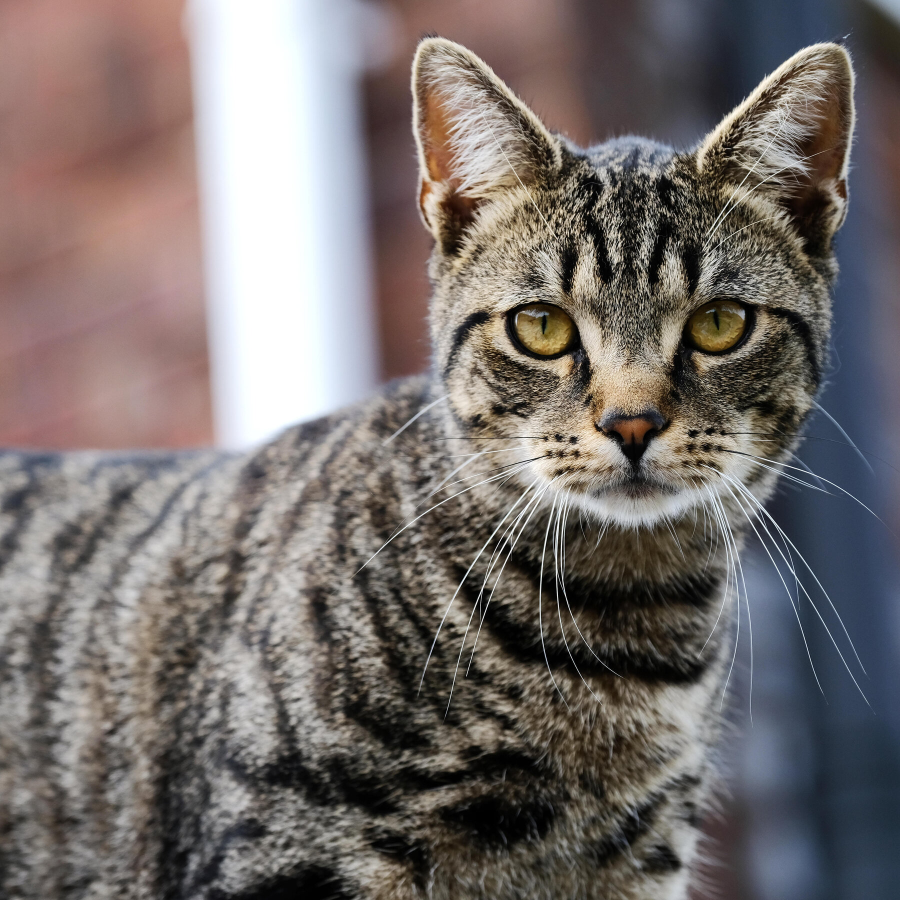
//> input picture 2D_Transformation/test.jpg, 1800 x 1800 px (shown at 1/2 size)
$ ./main test.jpg   (built with g++ and OpenCV 4)
//> lines starting //> are read from the running program, lines starting //| are printed output that depends on the picture
### 2D_Transformation/warp.h
#include <opencv2/imgcodecs.hpp>
#include <opencv2/highgui.hpp>
#include <opencv2/imgproc.hpp>
#include <iostream>
#include <math.h>

using namespace std;

cv::Point2f homogeneous_coordinate(float x, float y, float z) {
    float x_bar = x / z;
    float y_bar = y / z;
    return cv::Point2f(x_bar,y_bar);
}


cv::Point2f forward_warp(cv::Mat transform_matrix, float x, float y) {
    cv::Mat temp_matrix;
    transform_matrix.convertTo(temp_matrix, CV_32FC1);
    cv::Mat point_matrix;
    point_matrix.create(3, 1, CV_32FC1);
    point_matrix.at<float>(0,0) = x;
    point_matrix.at<float>(1,0) = y;
    point_matrix.at<float>(2,0) = 1.;
    cv::Mat warped_point = temp_matrix * point_matrix ;
    return homogeneous_coordinate(warped_point.at<float>(0, 0),warped_point.at<float>(1, 0),warped_point.at<float>(2, 0));
}

cv::Point2f backward_warp(cv::Mat transform_matrix, float x, float y) {
    cv::Mat inverse_matrix;
    cv::invert(transform_matrix, inverse_matrix);
    inverse_matrix.convertTo(inverse_matrix, CV_32FC1);
    cv::Mat point_matrix;
    point_matrix.create(3, 1, CV_32FC1);
    point_matrix.at<float>(0,0) = x;
    point_matrix.at<float>(1,0) = y;
    point_matrix.at<float>(2,0) = 1.; // 1 is for z
    cv::Mat warped_point = inverse_matrix * point_matrix;
    return homogeneous_coordinate(warped_point.at<float>(0, 0), warped_point.at<float>(1, 0), warped_point.at<float>(2, 0));
}

int check(int x){
// this functions returns the same integer if it is positive else returns 0

    if(x < 0) {
        return 0;
    }
    else {
        return x;
    }
}


cv::Mat image_warp(cv::Mat source, cv::Mat transformation_matrix) {
    int height = source.rows, width = source.cols;
    vector<cv::Point2f> corner_points = {cv::Point2f(0, 0), cv::Point2f(width - 1, 0), cv::Point2f(0, height - 1), cv::Point2f(width - 1, height - 1)};
    vector<cv::Point2f> warped_corner_points;
    for (cv::Point2f point : corner_points) {
        cv::Point2f warped_point = forward_warp(transformation_matrix, point.x, point.y);
        warped_corner_points.push_back(warped_point);
    }

    //  finding the minimum rectangle that can bound the warped points. It gives us the size of our warped image
   cv::Rect bounding_rect = boundingRect(warped_corner_points);
   int tx = bounding_rect.x, ty = bounding_rect.y;
   cout << "  tx : " << tx << "  ty  " << ty << endl;
   int warped_width = bounding_rect.width + std::abs(tx), warped_height = bounding_rect.height + std::abs(ty);
   cout << "  width : " << warped_width << "  height :   " << warped_height << endl;
   cv::Mat warped_image(warped_height , warped_width, CV_8UC3, cv::Scalar(0, 0, 0));


   int point_x,point_y;
   int shift_x = check(tx),shift_y = check(ty);
   cv::Point2f point_xy;
    for (int i = 0; i < warped_width; i++) {
        for (int j = 0; j < warped_height; j++) {
            point_xy  = backward_warp(transformation_matrix, i + tx, j + ty);
            point_x = int(point_xy.x);
            point_y = int(point_xy.y);

            if (point_x >= 0 && point_x < width && point_y >= 0 && point_y < height) {
                  warped_image.at<cv::Vec3b>(j + shift_y, i + shift_x ) = source.at<cv::Vec3b>(point_y, point_x);
            }
        }
    }

    return warped_image;

}

### 2D_Transformation/transformation.h
#include "warp.h"


void affine_transform(cv::Mat image , float parameters[]){

    double data[] = {
         parameters[0], parameters[1], parameters[2],
         parameters[3] , parameters[4], parameters[5],
        0, 0, 1
    };
    // creating trasnformation matrix
    cv::Mat transformation_matrix(3, 3, CV_64F, data);
    cv::Mat transformed_image;
    transformed_image = image_warp(image,transformation_matrix);
    cv::namedWindow("Affine transformed image",cv::WINDOW_NORMAL);
    cv::resizeWindow("Affine transformed image",{500,500});
    cv::imshow("Affine transformed image",transformed_image);
    cv::waitKey(0);

}

void similarity_transform(cv::Mat image , float theta , float s , float tx, float ty){

   float angle = (theta * M_PI/180.);
    double data[] = {
         s*cos(angle), -s * sin(angle), tx,
         s* sin(angle) , s * cos(angle), ty,
        0, 0, 1
    };
    // creating trasnformation matrix
    cv::Mat transformation_matrix(3, 3, CV_64F, data);
    cv::Mat transformed_image;
    transformed_image = image_warp(image,transformation_matrix);
    cv::namedWindow("Similarity transformed image",cv::WINDOW_NORMAL);
    cv::resizeWindow("Similarity transformed image",{500,500});
    cv::imshow("Similarity transformed image",transformed_image);
    cv::waitKey(0);

}

void euclidean_transform(cv::Mat image , float theta, float tx, float ty){
    double angle = (theta * M_PI/180.);
    double data[] = {
         cos(angle), -sin(angle), tx,
         sin(angle) , cos(angle), ty,
        0, 0, 1
    };
    // creating trasnformation matrix
    cv::Mat transformation_matrix(3, 3, CV_64F, data);
    cv::Mat transformed_image;
    transformed_image = image_warp(image,transformation_matrix);
    cv::namedWindow("Eucliidean transformed image",cv::WINDOW_NORMAL);
    cv::resizeWindow("Eucliidean transformed image",{500,500});
    cv::imshow("Eucliidean transformed image",transformed_image);

    cv::waitKey(0);

}


void projective_transform(cv::Mat image , float parameters[]){

    double data[] = {
         parameters[0], parameters[1], parameters[2],
         parameters[3] , parameters[4], parameters[5],
         parameters[6] , parameters[7], parameters[8]
    };
    // creating trasnformation matrix
    cv::Mat transformation_matrix(3, 3, CV_64F, data);
    cv::Mat transformed_image;
    transformed_image = image_warp(image,transformation_matrix);
    cv::namedWindow("Projective transformed image",cv::WINDOW_NORMAL);
    cv::resizeWindow("Projective transformed image",{500,500});
    cv::imshow("Projective transformed image",transformed_image);
    cv::waitKey(0);

}


### 2D_Transformation/translate.h
#include <opencv2/imgcodecs.hpp>
#include <opencv2/highgui.hpp>
#include <opencv2/imgproc.hpp>
#include <iostream>
#include <math.h>

using namespace std;

int check_val(int x){
// this functions returns the same integer if it is positive else returns 0

    if(x < 0) {
        return 0;
    }
    else {
        return x;
    }
}


void translate_image(cv::Mat image , float tx , float ty ){
// Translates the image based on translating values.
cv::Mat translated_image;
int height = image.size[0];
int width = image.size[1];
translated_image = cv::Mat::zeros(cv::Size(width + std::abs(tx) , height + std::abs(ty)),CV_8UC3);

int x,y;

    for(int i = 0 ; i < (height + abs(ty)) ; i++ ){
        for(int j = 0 ; j < (width + abs(tx)) ; j++ ){

        x = i - check_val(tx);
        y = j - check_val(ty);

         if (x>=0 && y>=0 && x<image.size[0] &&  y<image.size[1]){
            translated_image.at<cv::Vec3b>(i, j) = image.at<cv::Vec3b>(x, y) ;
         }
        }
    }
cv::namedWindow("translated image",cv::WINDOW_NORMAL);
cv::resizeWindow("translated image",{500,500});
cv::imshow("translated image",translated_image);

cv::namedWindow("Original image",cv::WINDOW_NORMAL);
cv::resizeWindow("Original image",{500,500});
cv::imshow("Original image",image);


cv::waitKey(0);
}

### 2D_Transformation/scale.h
#include <opencv2/imgcodecs.hpp>
#include <opencv2/highgui.hpp>
#include <opencv2/imgproc.hpp>
#include <iostream>
#include <math.h>

using namespace std;
void scale_image(cv::Mat image , float sx , float sy ){

// Takes scaling factor for x and y direction then displays the output. The filled holes are choosen to nearest neighbour.


cv::Mat scaled_image;
int height = image.size[0];
int width = image.size[1];
scaled_image = cv::Mat::zeros(cv::Size(width * sx , height * sy),CV_8UC3);
std::vector<cv::Point>  unfilled_points,filled_points;
int x,y;

    for(int i = 0 ; i < int(height*sy) ; i++ ){
        for(int j = 0 ; j < int(width*sx) ; j++ ){

        x = int (float(i)/sx);
        y = int (float(j)/sx);

         if (x>=0 && y>=0 && x<image.size[0] &&  y<image.size[1]){
            scaled_image.at<cv::Vec3b>(int(i), int(j)) = image.at<cv::Vec3b>(x, y) ;
         }
        }
    }
cv::namedWindow("scaled image",cv::WINDOW_NORMAL);
cv::resizeWindow("scaled image",{500,500});
cv::imshow("scaled image",scaled_image);
cv::waitKey(0);
}

### 2D_Transformation/rotate.h
#include <opencv2/imgcodecs.hpp>
#include <opencv2/highgui.hpp>
#include <opencv2/imgproc.hpp>
#include <iostream>
#include <math.h>

using namespace std;


cv::Point2f rotate_point(cv::Point2f point, float angle , float a , float b ){
    float x,y;
    x =  int( (point.x- a)* cos(angle) - (point.y- b)*sin(angle));
    y =  int( (point.x - a)* sin(angle) + (point.y- b)*cos(angle));
    return cv::Point2f(x,y);
}

cv::Point2f inverse_rotate_point(cv::Point2f point, float angle, float a, float b) {
  float x,y;
    x =  int( point.x * cos(angle) + point.y *sin(angle)  +  a  );
    y =  int(  point.x * sin(-angle) + point.y*cos(angle) + b );
    return cv::Point2f(x,y);
}

void rotate_image(cv::Mat image , float angle , float a , float b ){

// angle is in counter clockwise and in degree
// a,b represent the Center of Rotation

angle = (angle * M_PI/180.); // converting degree to radian
int height = image.size[0];
int width = image.size[1];
// for the image buffer i have created image sized equal to height and width of the rectangle that bounds the rotated image
vector<cv::Point2f> corner_points = {cv::Point2f(0, 0), cv::Point2f(width - 1, 0), cv::Point2f(0, height - 1), cv::Point2f(width - 1, height - 1)};
vector<cv::Point2f> rotated_corner_points;
for (cv::Point2f point : corner_points) {
    cv::Point2f rotated_corner_point = rotate_point( point, angle , a, b);
    rotated_corner_points.push_back(rotated_corner_point);
}

// finding the minimum rectangle that can bound the warped points. It gives us the size of our warped image
cv::Rect bounding_rect = boundingRect(rotated_corner_points );
int tx = bounding_rect.x, ty = bounding_rect.y;
std::cout << " tx : " << tx << " ty : " << ty << endl;
int rotated_width = bounding_rect.width, rotated_height = bounding_rect.height;
cv::Mat rotated_image(rotated_height, rotated_width, CV_8UC3, cv::Scalar(0, 0, 0));

cv::Point2f original_point;
int x,y ;
// (a,b) is the center of the rotation
    for(int i = 0 ; i < rotated_width ; i++ ){
        for(int j = 0 ; j < rotated_height ; j++ ){

        original_point = inverse_rotate_point(cv::Point2f(i + tx ,j + ty ),angle,a,b);
        x = int(original_point.x) ;
        y = int(original_point.y) ;
        if ( x >=0 && y>=0 && x <image.size[1] &&  y<image.size[0]){
        rotated_image.at<cv::Vec3b>(j, i) = image.at<cv::Vec3b>(y, x) ;
        }
        }
    }

cv::namedWindow("rotated image",cv::WINDOW_NORMAL);
cv::resizeWindow("rotated image",{500,500});
cv::imshow("rotated image",rotated_image);
cv::waitKey(0);
}


### 2D_Transformation/main.cpp
#include "rotate.h"
#include "scale.h"
#include "translate.h"
#include "transformation.h"

int main(int argc ,char* argv[]){
    if(argc < 2){
        std::cerr << "Provide valid image path" << std::endl;
    }
    cv::Mat translated_img,rotated_img,scaled_img,img;
    img = cv::imread(argv[1]);
//> img is the input picture: 1800 rows x 1800 cols, CV_8UC3; mean B, G, R 108.6, 110.7, 118.1
    cv::resize(img,img, {500,500});
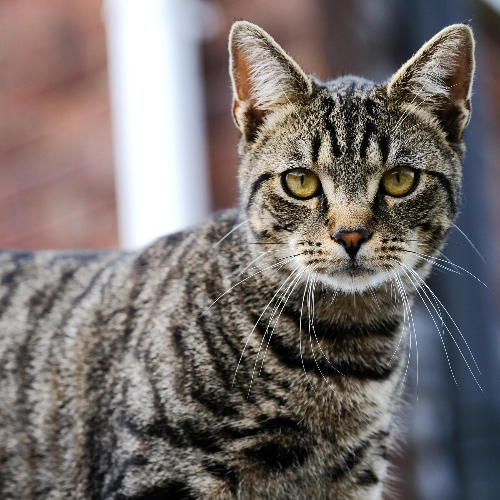
//> img: 500 rows x 500 cols, CV_8UC3; mean B, G, R 108.5, 110.6, 118
    translate_image(img,500,500);
//> after the loop in translate_image, `for(int i = 0 ; i < (height + abs(ty)) ; i++ )`:
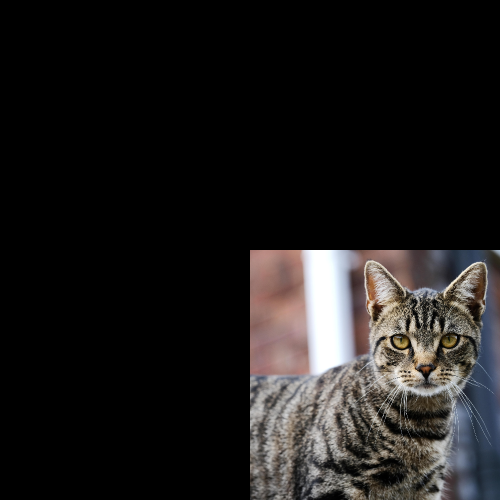
//> translated_image: 1000 rows x 1000 cols, CV_8UC3 (shown at 1/2 size); mean B, G, R 27.1, 27.6, 29.5
//> after the loop in translate_image, `for(int i = 0 ; i < (height + abs(ty)) ; i++ )`: x = 499
    scale_image(img,2,2);
//> the loop in scale_image, `for(int i = 0 ; i < int(height*sy) ; i++ )` made 1000 passes
//> x on passes 1 to 3: 0, 0, 1
    rotate_image(img , 45 , 50, 60);
//|  tx : -345 ty : -77
//> the loop in rotate_image, `for(int i = 0 ; i < rotated_width ; i++ )` made 705 passes
//> (x, y) on passes 1 to 3: (249, 747), (250, 746), (250, 745)
//> after the loop in rotate_image, `for(int i = 0 ; i < rotated_width ; i++ )`:
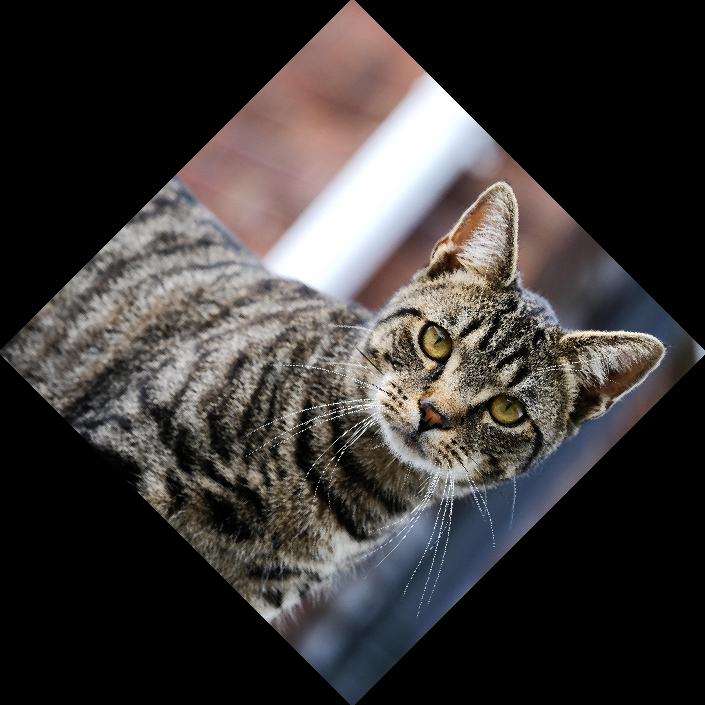
//> rotated_image: 705 rows x 705 cols, CV_8UC3; mean B, G, R 54.9, 56, 59.7
//> after the loop in rotate_image, `for(int i = 0 ; i < rotated_width ; i++ )`: original_point = Point(747, 249); x = 747; y = 249
    float affine_param[6] = {3,0,100,0,1,100}; //parameter for affine transformation matrix
    affine_transform(img, affine_param);
//> in affine_transform, `double data[] = { parameters[0], parameters[1], parameters[2], paramet..`: data = [3, 0, 100, 0, 1, 100, 0, 0, 1]
//> in affine_transform, `cv::Mat transformation_matrix(3, 3, CV_64F, data);`: transformation_matrix = [[3, 0, 100], [0, 1, 100], [0, 0, 1]]
//> the loop in image_warp, `for (cv::Point2f point : corner_points)` made 4 passes
//> (warped_point in forward_warp, x_bar in homogeneous_coordinate, y_bar in homogeneous_coordinate) on passes 2 to 4: ([1597, 100, 1], 1597, 100), ([100, 599, 1], 100, 599), ([1597, 599, 1], 1597, 599)
//> (temp_matrix in forward_warp, warped_point in forward_warp, x_bar in homogeneous_coordinate, y_bar in homogeneous_coordinate) on pass 1: ([[3, 0, 100], [0, 1, 100], [0, 0, 1]], [100, 100, 1], 100, 100)
//> in image_warp, `cv::Rect bounding_rect = boundingRect(warped_corner_points);`: bounding_rect = Rect(100, 100, 1498, 500)
//> in image_warp, `int tx = bounding_rect.x, ty = bounding_rect.y;`: tx = 100
//|   tx : 100  ty  100
//> in image_warp, `int warped_width = bounding_rect.width + std::abs(tx), warped_height =..`: warped_width = 1598; warped_height = 600
//|   width : 1598  height :   600
//> in image_warp, `cv::Mat warped_image(warped_height , warped_width, CV_8UC3, cv::Scalar..`: warped_image: 600 rows x 1598 cols, CV_8UC3; every value is 0
//> in image_warp, `int shift_x = check(tx),shift_y = check(ty);`: shift_x = 100
//> the loop in image_warp, `for (int i = 0; i < warped_width; i++)` made 1598 passes
//> (point_xy, point_x) on passes 1 to 3: (Point(3.81e-06, 599), 0), (Point(0.333, 599), 0), (Point(0.667, 599), 0)
//> after the loop in image_warp, `for (int i = 0; i < warped_width; i++)`:
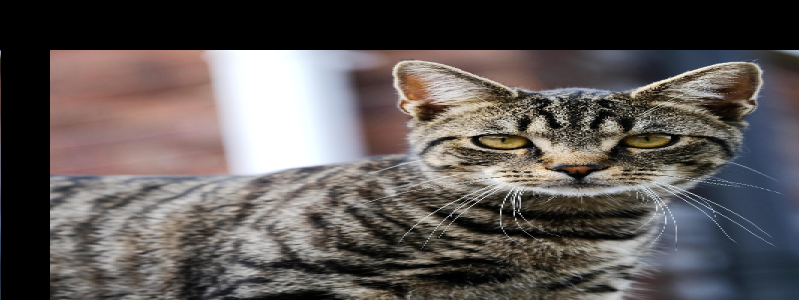
//> warped_image: 600 rows x 1598 cols, CV_8UC3 (shown at 1/2 size); mean B, G, R 84.9, 86.5, 92.3
//> after the loop in image_warp, `for (int i = 0; i < warped_width; i++)`: point_xy = Point(532.3, 599); point_x = 532; point_y = 599
    euclidean_transform(img , 45 , 200, 200);
//> the loop in image_warp (call 2), `for (cv::Point2f point : corner_points)` made 4 passes
//> (warped_point in forward_warp, x_bar in homogeneous_coordinate, y_bar in homogeneous_coordinate) on passes 2 to 4: ([552.8, 552.8, 1], 552.8, 552.8), ([-152.8, 552.8, 1], -152.8, 552.8), ([200, 905.7, 1], 200, 905.7)
//> (temp_matrix in forward_warp, warped_point in forward_warp, x_bar in homogeneous_coordinate, y_bar in homogeneous_coordinate) on pass 1: ([[0.707, -0.707, 200], [0.707, 0.707, 200], [0, 0, 1]], [200, 200, 1], 200, 200)
//> in image_warp (call 2), `cv::Rect bounding_rect = boundingRect(warped_corner_points);`: bounding_rect = Rect(-153, 200, 706, 706)
//> in image_warp (call 2), `int tx = bounding_rect.x, ty = bounding_rect.y;`: tx = -153; ty = 200
//|   tx : -153  ty  200
//> in image_warp (call 2), `int warped_width = bounding_rect.width + std::abs(tx), warped_height =..`: warped_width = 859; warped_height = 906
//|   width : 859  height :   906
//> in image_warp (call 2), `cv::Mat warped_image(warped_height , warped_width, CV_8UC3, cv::Scalar..`: warped_image: 906 rows x 859 cols, CV_8UC3; every value is 0
//> in image_warp (call 2), `int shift_x = check(tx),shift_y = check(ty);`: shift_x = 0; shift_y = 200
//> the loop in image_warp (call 2), `for (int i = 0; i < warped_width; i++)` made 859 passes
//> (point_xy, point_x, point_y) on passes 1 to 3: (Point(390.3, 889.5), 390, 889), (Point(391, 888.8), 391, 888), (Point(391.7, 888.1), 391, 888)
//> after the loop in image_warp (call 2), `for (int i = 0; i < warped_width; i++)`:
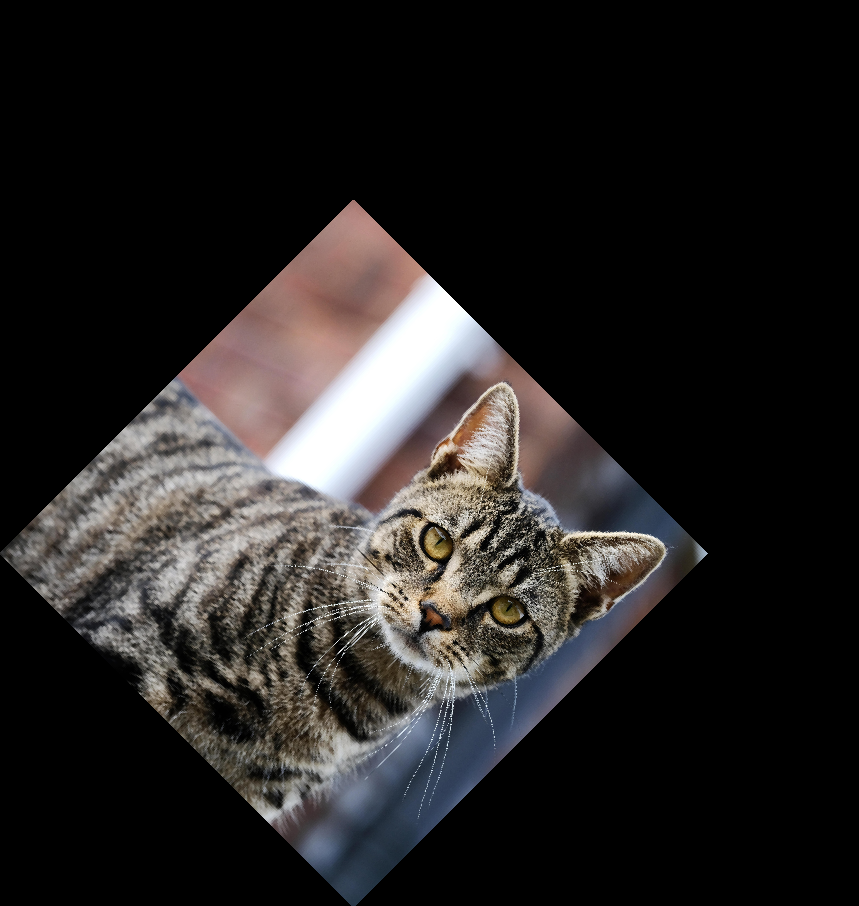
//> warped_image: 906 rows x 859 cols, CV_8UC3; mean B, G, R 35.1, 35.7, 38.1
    similarity_transform(img,-30,2,100,200);
//|   tx : 100  ty  -299
//|   width : 1464  height :   1663
//> in image_warp (call 3), `cv::Mat warped_image(warped_height , warped_width, CV_8UC3, cv::Scalar..`: warped_image: 1663 rows x 1464 cols, CV_8UC3; every value is 0
//> after the loop in image_warp (call 3), `for (int i = 0; i < warped_width; i++)`:
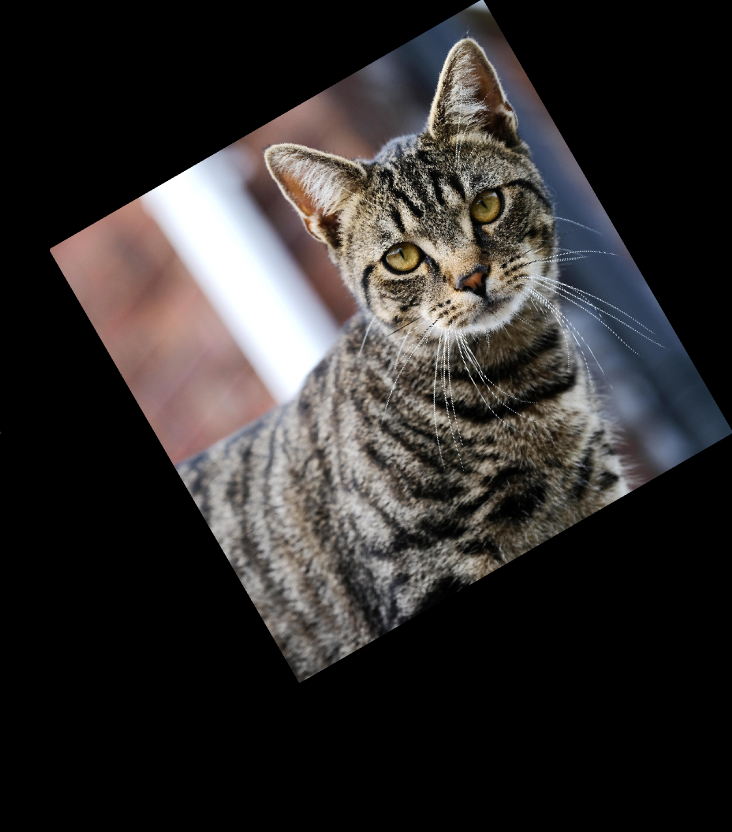
//> warped_image: 1663 rows x 1464 cols, CV_8UC3 (shown at 1/2 size); mean B, G, R 44.8, 45.6, 48.7

    float projective_param[9] = {1,0,50,0,1,50,0.0001,0.001,1};
    projective_transform(img,projective_param);
//|   tx : 33  ty  47
//|   width : 523  height :   367
//> in image_warp (call 4), `cv::Mat warped_image(warped_height , warped_width, CV_8UC3, cv::Scalar..`: warped_image: 367 rows x 523 cols, CV_8UC3; every value is 0
//> after the loop in image_warp (call 4), `for (int i = 0; i < warped_width; i++)`:
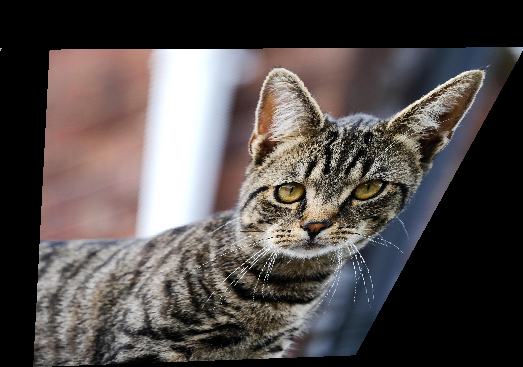
//> warped_image: 367 rows x 523 cols, CV_8UC3; mean B, G, R 74.1, 75.6, 81.9
    return 0;
}
